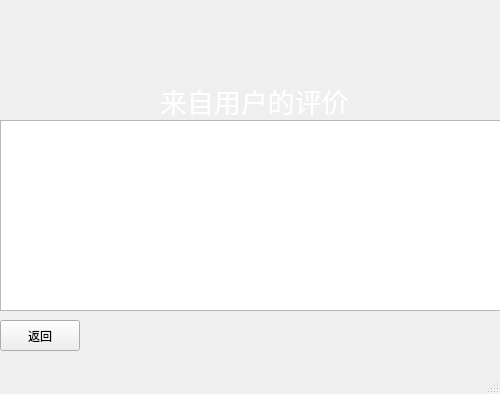
<?xml version="1.0" encoding="UTF-8"?>
<ui version="4.0">
 <class>admin_checkuser</class>
 <widget class="QMainWindow" name="admin_checkuser">
  <property name="geometry">
   <rect>
    <x>0</x>
    <y>0</y>
    <width>500</width>
    <height>394</height>
   </rect>
  </property>
  <property name="windowTitle">
   <string>查看用户评价</string>
  </property>
  <widget class="QWidget" name="centralwidget">
   <widget class="QLabel" name="label">
    <property name="geometry">
     <rect>
      <x>160</x>
      <y>70</y>
      <width>301</width>
      <height>61</height>
     </rect>
    </property>
    <property name="font">
     <font>
      <pointsize>20</pointsize>
     </font>
    </property>
    <property name="styleSheet">
     <string notr="true">color: rgb(255, 255, 255);</string>
    </property>
    <property name="text">
     <string>来自用户的评价</string>
    </property>
   </widget>
   <widget class="QListWidget" name="listWidget">
    <property name="geometry">
     <rect>
      <x>0</x>
      <y>120</y>
      <width>501</width>
      <height>191</height>
     </rect>
    </property>
   </widget>
   <widget class="QPushButton" name="pushButton_back">
    <property name="geometry">
     <rect>
      <x>0</x>
      <y>320</y>
      <width>80</width>
      <height>31</height>
     </rect>
    </property>
    <property name="text">
     <string>返回</string>
    </property>
   </widget>
   <widget class="QLabel" name="logo">
    <property name="geometry">
     <rect>
      <x>0</x>
      <y>0</y>
      <width>181</width>
      <height>71</height>
     </rect>
    </property>
    <property name="styleSheet">
     <string notr="true">border-image: url(:/logo.jpg);</string>
    </property>
    <property name="text">
     <string/>
    </property>
   </widget>
  </widget>
  <widget class="QMenuBar" name="menubar">
   <property name="geometry">
    <rect>
     <x>0</x>
     <y>0</y>
     <width>500</width>
     <height>17</height>
    </rect>
   </property>
  </widget>
  <widget class="QStatusBar" name="statusbar"/>
 </widget>
 <resources/>
 <connections/>
</ui>
